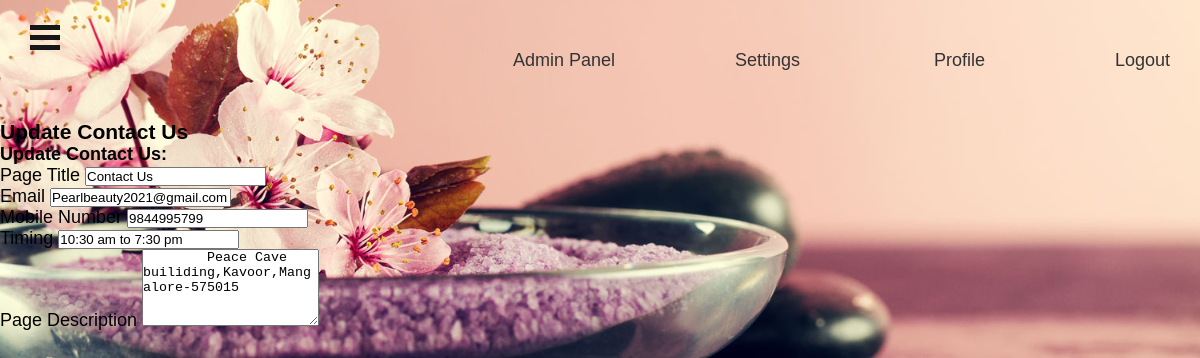
The page /admin/contact-us.php (signed in) on the database its author committed.
### tables this page shows
CREATE TABLE `tblpage` (
  `ID` int(10) NOT NULL,
  `PageType` varchar(200) DEFAULT NULL,
  `PageTitle` mediumtext DEFAULT NULL,
  `PageDescription` mediumtext DEFAULT NULL,
  `Email` varchar(200) DEFAULT NULL,
  `MobileNumber` bigint(10) DEFAULT NULL,
  `UpdationDate` date DEFAULT NULL,
  `Timing` varchar(200) NOT NULL
);

### admin/contact-us.php (the view, shortened to what this page needs)
<?php
include('includes/dbconnection.php');
if (strlen($_SESSION['bpmsaid']==0)) {
  header('location:logout.php');
  } else{
  ?>
<!DOCTYPE HTML>
<html>
<head>
<body style="background-image: url(images/bg-1.jpg);">
		  <?php include_once('includes/header.php');?>
					<h3 >Update Contact Us</h3>
							<h4>Update Contact Us:</h4>
							<form method="post">
  <?php
$ret=mysqli_query($con,"select * from  tblpage where PageType='contactus'");
while ($row=mysqli_fetch_array($ret)) {
?>
							 <div class="form-group"> <label for="exampleInputEmail1">Page Title</label> <input type="text" class="form-control" name="pagetitle" id="pagetitle" value="<?php  echo $row['PageTitle'];?>" required="true"> </div><div class="form-group"> <label for="exampleInputEmail1">Email</label> <input type="text" class="form-control" name="email" id="email" value="<?php  echo $row['Email'];?>" required="true"> </div><div class="form-group"> <label for="exampleInputEmail1">Mobile Number</label> <input type="text" class="form-control" name="mobnumber" id="mobnumber" value="<?php  echo $row['MobileNumber'];?>" required="true"> </div><div class="form-group"> <label for="exampleInputEmail1">Timing</label> <input type="text" class="form-control" name="timing" id="timing" value="<?php  echo $row['Timing'];?>" required="true"> </div> <div class="form-group"> <label for="exampleInputPassword1">Page Description</label> <textarea name="pagedes" id="pagedes" rows="5" class="form-control">
        <?php  echo $row['PageDescription'];?></textarea> </div>
							 <?php } ?>
</body>
</html>
<?php } ?>

### admin/includes/style.css (style rules this page uses)
body { color:black; background-size:cover; background-position:center; font-family:sans-serif; }
* { margin:0; padding:0; }

### admin/includes/header.php (style rules this page uses)
* { padding:0; margin:12; }
body { background-image:bg-1.jpg; font-size: 18px; }

### rows shown on the page
tblpage: pagetitle "Contact Us", email "Pearlbeauty2021@gmail.com", mobnumber "9844995799", timing "10:30 am to 7:30 pm", pagedes "Peace Cave builiding,Kavoor,Mangalore-575015"
